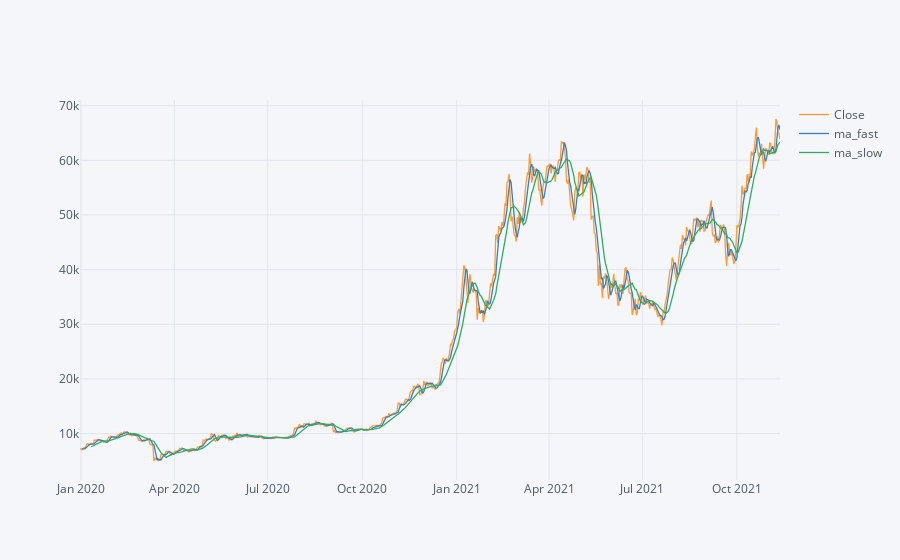

The notebook cell saved with this chart:
### Code cell
fast_trend = df.Open.rolling(window=short_trend_days).mean()
slow_trend = df.Open.rolling(window=long_trend_days).mean()

df['ma_fast'] = fast_trend
df['ma_slow'] = slow_trend
df[['Close','ma_fast','ma_slow']].iplot()

### Figure 1 — Plotly figure (JSON) as saved in the notebook; plotly's stock layout.template omitted (floating-point values rounded to 4 significant figures; data arrays with more than 128 entries replaced by an {"elided": "..."} marker saying what was removed)
{"data": [{"line": {"color": "rgba(255, 153, 51, 1.0)", "dash": "solid", "shape": "linear", "width": 1.3}, "mode": "lines", "name": "Close", "text": "", "type": "scatter", "x": {"elided": "679 str values"}, "y": {"elided": "679 float values"}}, {"line": {"color": "rgba(55, 128, 191, 1.0)", "dash": "solid", "shape": "linear", "width": 1.3}, "mode": "lines", "name": "ma_fast", "text": "", "type": "scatter", "x": {"elided": "679 str values"}, "y": {"elided": "679 mixed values"}}, {"line": {"color": "rgba(50, 171, 96, 1.0)", "dash": "solid", "shape": "linear", "width": 1.3}, "mode": "lines", "name": "ma_slow", "text": "", "type": "scatter", "x": {"elided": "679 str values"}, "y": {"elided": "679 mixed values"}}], "layout": {"autosize": true, "legend": {"bgcolor": "#F5F6F9", "font": {"color": "#4D5663"}}, "paper_bgcolor": "#F5F6F9", "plot_bgcolor": "#F5F6F9", "title": {"font": {"color": "#4D5663"}}, "xaxis": {"autorange": true, "gridcolor": "#E1E5ED", "range": ["2019-12-31", "2021-11-12"], "showgrid": true, "tickfont": {"color": "#4D5663"}, "title": {"font": {"color": "#4D5663"}, "text": ""}, "type": "date", "zerolinecolor": "#E1E5ED"}, "yaxis": {"autorange": true, "gridcolor": "#E1E5ED", "range": [1493.0, 71040.0], "showgrid": true, "tickfont": {"color": "#4D5663"}, "title": {"font": {"color": "#4D5663"}, "text": ""}, "type": "linear", "zerolinecolor": "#E1E5ED"}}}
